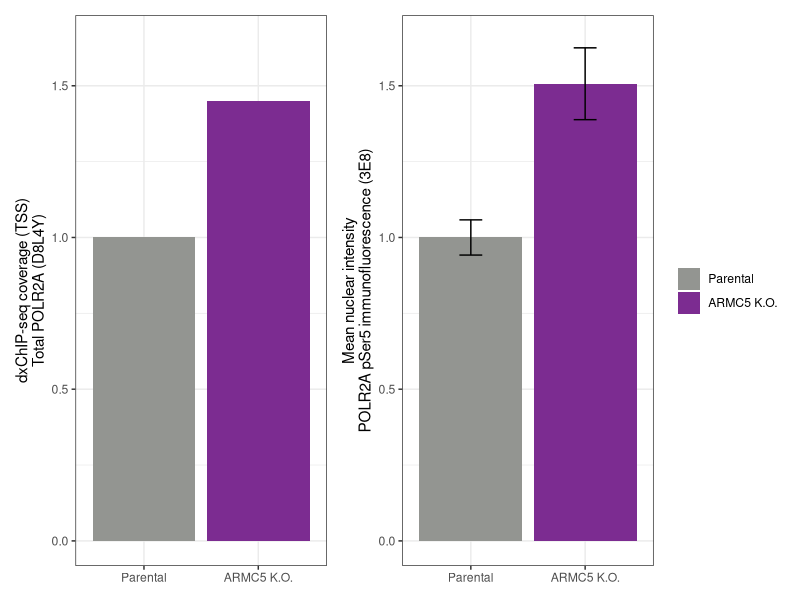

Recreate this plot in R.
## ---- chunk 1
library(tidyverse)
library(patchwork)

ARMC5_HEK <- read_csv("../data/Cacioppo_HEK_ARMC5_Baseline_IF_overall_summaries.csv")

normalisers <- ARMC5_HEK %>% 
  filter(Cell=="HEK293 parental") %>%
  dplyr::select(Primary,normaliser=mean_Nuclei_intensity_mean_488_plate_normalised)

IF_bar_plot <- ARMC5_HEK %>% 
  filter(Cell!="HEK293 ARMC5 KO 2B6") %>%
  filter(Primary=="Total Pol II F12") %>%
  left_join(normalisers,by = join_by(Primary)) %>%
  mutate(cell_labels = case_when(Cell=="HEK293 parental" ~ "Parental", Cell=="HEK293 ARMC5 KO 1A3" ~ "ARMC5 K.O."),
         cell_labels = factor(cell_labels,levels = c("Parental","ARMC5 K.O."))) %>%
  ggplot(aes(x=cell_labels,y=mean_Nuclei_intensity_mean_488_plate_normalised/normaliser,fill=cell_labels)) +
  geom_col() +
  geom_errorbar(
    aes(
      ymin=(mean_Nuclei_intensity_mean_488_plate_normalised - sd_Nuclei_intensity_mean_488_plate_normalised)/normaliser,
      ymax=(mean_Nuclei_intensity_mean_488_plate_normalised + sd_Nuclei_intensity_mean_488_plate_normalised)/normaliser),
    width=0.2) +
  ylab("Mean nuclear intensity\nPOLR2A pSer5 immunofluorescence (3E8)") +
  ylim(c(0,1.65)) +
  theme_bw() +
  theme(axis.title.x = element_blank()) +
  scale_fill_manual(values = c("#939591","#7c2c91"))

# Data are fold-change of summed coverage in TSS region in Pol II ChIP-seq
genomics_ARMC5 <- tibble(cell_labels=factor(c("Parental","ARMC5 K.O."),levels=c("Parental","ARMC5 K.O.")), TSS_Pol_II = c(1.0,1.45))

genomics_bar_plot <- genomics_ARMC5 %>% 
  ggplot(aes(x=cell_labels,y=TSS_Pol_II,fill=cell_labels)) +
  geom_col() +
  ylim(c(0,1.65)) +
  ylab("dxChIP-seq coverage (TSS)\nTotal POLR2A (D8L4Y)") +
  theme_bw() +
  theme(axis.title.x = element_blank()) +
  scale_fill_manual(values = c("#939591","#7c2c91"))

genomics_bar_plot + IF_bar_plot + plot_layout(guides ="collect") & theme(legend.title = element_blank())

## ---- chunk 2
